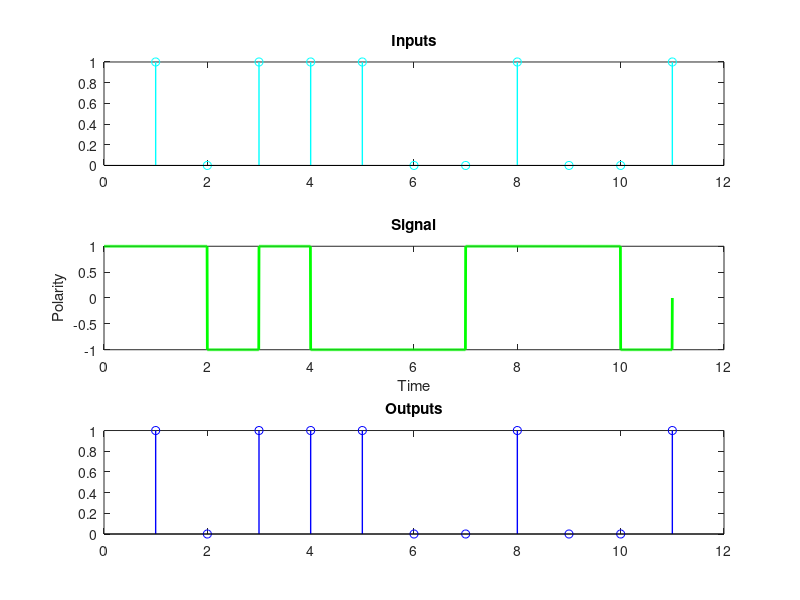

Write the MATLAB code that produced this figure.
input_bits = [1 0 1 1 1 0 0 1 0 0 1];
bitrate = 1;

subplot(311);
stem(input_bits,'c','LineWidth',1);
title('Inputs');

T = length(input_bits)/bitrate;
n = 200;
N = n*length(input_bits);
dt = T/N;
t = 0:dt:T;
signal = zeros(1,length(t));

base_polarity = -1;
polarity = base_polarity %first bit assume 1
for i = 0:length(input_bits)-1
    if input_bits(i+1) == 1
        signal(i*n+1:(i+1)*n) = -polarity;
        polarity = -polarity;
    else
        signal(i*n+1:(i+1)*n) = polarity;
    end
end

subplot(312);
plot(t,signal,'g','LineWidth',2);
title('Signal');
xlabel('Time');
ylabel('Polarity');
  
%demodulation
output_bits = zeros(1,length(input_bits));
if signal(1) == base_polarity
    output_bits(1) = 0;
else
    output_bits(1) = 1;
end    
for i = 1:length(input_bits)-1
    if signal((i-1)*n+1) == signal(i*n+1);
        output_bits(i+1) = 0;
    else
        output_bits(i+1) = 1;
    end
end 

subplot(313);
stem(output_bits,'b','LineWidth',1);
title('Outputs'); 